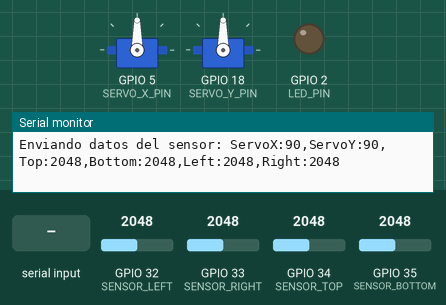
Bench run of a sketch on a simulated ESP32. Shown: 2 × servo, output pins drawn as LEDs (lit = HIGH), the last lines printed to the serial monitor. The inputs (shaded band) are chosen by the test bench; at power-on: GPIO 32 (SENSOR_LEFT) = 2048, GPIO 34 (SENSOR_TOP) = 2048, GPIO 33 (SENSOR_RIGHT) = 2048, GPIO 35 (SENSOR_BOTTOM) = 2048. Nothing arrives over Bluetooth unless stated.

Above: at 10.2 s.
10.3 s: "SERVO:,45\n" received over the second serial link
At 11.4 s:
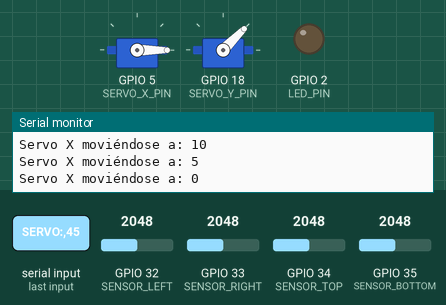
12.1 s: "AUTO,1\n" received over the second serial link
At 13.0 s:
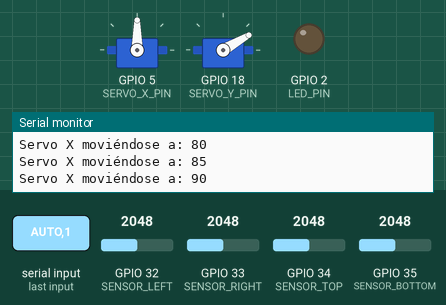
13.9 s: GPIO 32 (SENSOR_LEFT) set to 2540
At 15.2 s:
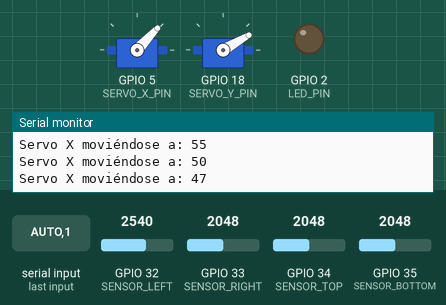
15.5 s: GPIO 34 (SENSOR_TOP) set to 2540
At 16.5 s:
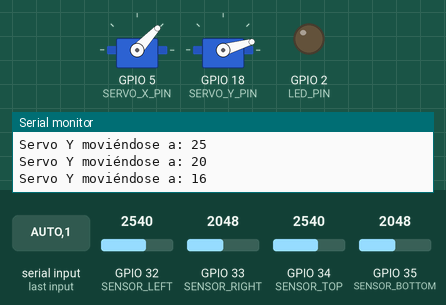
17.0 s: GPIO 33 (SENSOR_RIGHT) set to 2540
At 17.6 s:
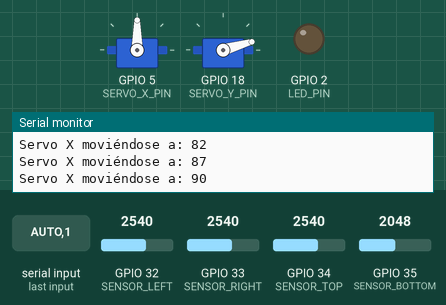
18.6 s: GPIO 35 (SENSOR_BOTTOM) set to 2866
At 19.0 s:
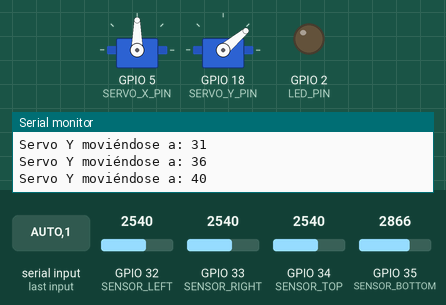
Timing chart, 0 to 21.1 s (numbered marks = the images above; inputs shaded):
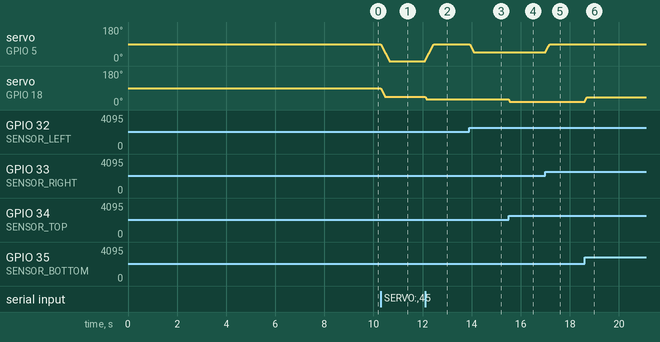

The sketch:

Bluetooth_esp32_V4.ino
```cpp
#include "BluetoothSerial.h"  // Librería para Bluetooth Serial
#include <ESP32Servo.h> // Bliblioteca para los servomotores

// Crea objetos Servo para cada uno
Servo servoX;
Servo servoY;
// Configuración de la conexión Bluetooth
BluetoothSerial SerialBT;
const char* DEVICE_NAME = "ESP32_ROOT"; // Nombre del dispositivo Bluetooth (puedes cambiarlo)
// Configuración del LED integrado
const int LED_PIN = 2; // Pin del LED integrado en la mayoría de los ESP32
// Variables globales
bool isLedOn = false; // Estado del LED
unsigned long lastSendTime = 0; // Para controlar el intervalo de envío de datos
const unsigned long sendInterval = 5000; // Intervalo de 5 segundos para enviar datos

// Define los pines para los servos
const int SERVO_X_PIN = 5;
const int SERVO_Y_PIN = 18;
const int SERVO_X_MIN = 0;
const int SERVO_X_MAX = 180;
const int SERVO_Y_MIN = 60;   // Límite inferior para evitar tocar el suelo
const int SERVO_Y_MAX = 120;  // Límite superior vertical

// Sensores de luz (ajusta los pines según tu conexión)
const int SENSOR_TOP = 34;
const int SENSOR_BOTTOM = 35;
const int SENSOR_LEFT = 32;
const int SENSOR_RIGHT = 33;

int top = 0;
int bottom = 0;
int left = 0;
int right = 0;

// Variables globales para almacenar los valores de los servos y la hora
int currentServoX = 90; // Posición inicial (90°)
int currentServoY = 90;
String currentTime = "00:00:00"; // Hora actual
int previousServoX = 90; // Almacena el valor anterior del servo X
int previousServoY = 90; // Almacena el valor anterior del servo Y
unsigned long lastUpdateTime = 0; // Tiempo de la última actualización
const unsigned long updateInterval = 3000; // Intervalo en milisegundos (ajústalo según lo necesites)
int tempServoX = 90; // Valores temporales para el joystick
int tempServoY = 90;

// Variables de control
bool automaticMode = false;

//variables para interpolación
float targetServoX = 90.0; // Meta interpolada para el servo X
float targetServoY = 90.0; // Meta interpolada para el servo Y
const float servoSpeed = 5.0; // Velocidad máxima de movimiento en grados por actualización

// Prototipos de funciones (para una estructura más organizada y escalable)
void setupBluetooth();
void handleReceivedData(String data);
void toggleLed(bool state);
void moveServoSmoothly(); //función para mover los servos suavemente

void setup() {
  delay(3000); // Pausa de 500 ms
  // put your setup code here, to run once:
  Serial.begin(115200);  // Inicialización del puerto serie para debug
  Serial.println("Iniciando...");  // Agrega un mensaje para verificar que el código llegó aquí
  delay(3000); // Pausa de 500 ms
  pinMode(LED_PIN, OUTPUT); // Configuración del pin del LED como salida
  pinMode(SENSOR_TOP, INPUT);
  pinMode(SENSOR_BOTTOM, INPUT);
  pinMode(SENSOR_LEFT, INPUT);
  pinMode(SENSOR_RIGHT, INPUT);

  setupBluetooth(); // Configuración del Bluetooth

  // Adjunta los servos a sus pines
  // Configurar los servos
  servoX.attach(SERVO_X_PIN); // Valores típicos de PWM: 500-2400 microsegundos
  servoY.attach(SERVO_Y_PIN);
  delay(3000); // Pausa de 500 ms
  // Posicionar los servos en el centro al inicio
  Serial.println(SERVO_X_PIN);
  servoX.write(90);
  servoY.write(90);// Pone el servo 2 en la posición media (90 grados)
  Serial.println("ESP32 listo para controlar servos.");
  Serial.println(">>>ESP32 listo para recibir comandos por Bluetooth!<<<");
}

void loop() {
  // put your main code here, to run repeatedly:
  // Revisión de si hay datos recibidos por Bluetooth
    if (SerialBT.available()) {
        String receivedData = SerialBT.readStringUntil('\n'); // Lee hasta nueva línea
        Serial.print("Comando recibido: ");
        Serial.println(receivedData);

        // Procesa el comando recibido
        handleReceivedData(receivedData);
    }
  if (automaticMode) {
    followLight(); // Lógica de seguimiento de luz
  }
    //Enviar datos simulados de sensor cada intervalo
  if (millis() - lastSendTime >= sendInterval) {
    lastSendTime = millis();
    // Leer valores actuales de los sensores de luz
    top = analogRead(SENSOR_TOP);
    bottom = analogRead(SENSOR_BOTTOM);
    left = analogRead(SENSOR_LEFT);
    right = analogRead(SENSOR_RIGHT);

    // Formatear los datos como cadena
    String dataMessage =
        "ServoX:" + String(currentServoX) +
        ",ServoY:" + String(currentServoY) +
        ",Top:" + String(top) +
        ",Bottom:" + String(bottom) +
        ",Left:" + String(left) +
        ",Right:" + String(right);

    SerialBT.println(dataMessage);
    Serial.print("Enviando datos del sensor: ");
    Serial.println(dataMessage);
  }
  //--------------------------------------------------------
  // Llamar a la nueva función para mover los servos suavemente
  moveServoSmoothly();
  // Pausa para evitar saturar el monitor serie
  delay(20); // Intervalo reducido para movimiento más suave
}
// Función para seguir la fuente de luz
// =============================================
// FUNCIÓN PRINCIPAL DE SEGUIMIENTO
// =============================================
void followLight() {
  // Zonas activas (ajustar según tus sensores)
  const int umbralOscuro = 2500; // Valor alto = sombra
  const int umbralClaro  = 1500; // Valor bajo = luz

  // Definición de posiciones para el servo Y:
  // Cuando el TOP ve sombra, se mueve completamente (posición 0°).
  // Cuando el BOTTOM ve sombra, se mueve sólo hasta un límite (posición 60°).
  const int posCompletaTop     = 0;   // Movimiento completo hacia el lado opuesto al TOP
  const int posLimitadaBottom  = 60;  // Límite cuando el BOTTOM tiene sombra

  // Leer sensores
  top    = analogRead(SENSOR_TOP);
  bottom = analogRead(SENSOR_BOTTOM);
  right  = analogRead(SENSOR_RIGHT);
  left   = analogRead(SENSOR_LEFT);

  // Lógica para el eje Y (vertical):
  if (top > umbralOscuro && bottom < umbralClaro) {
    // Caso: TOP ve sombra y BOTTOM luz.
    // Se mueve completamente hacia el lado opuesto (0°).
    targetServoY = posCompletaTop;
  } else if (top < umbralClaro && bottom > umbralOscuro) {
    // Caso: BOTTOM ve sombra y TOP luz.
    // Se mueve solo hasta el límite (60°).
    targetServoY = posLimitadaBottom;
  } else {
    // Caso intermedio: se calcula un ángulo entre 0° y 60°.
    // Cuando la diferencia (top - bottom) es alta (más sombra en TOP),
    // se acerca a 0°; cuando es baja (más sombra en BOTTOM),
    // se acerca a 60°.
    targetServoY = map(top - bottom, -1023, 1023, posLimitadaBottom, posCompletaTop);
    targetServoY = constrain(targetServoY, posCompletaTop, posLimitadaBottom);
  }

  // Lógica para el eje X (horizontal):
  // Se mueve en dirección opuesta a la sombra:
  if (right > umbralOscuro && left < umbralClaro) {
    targetServoX = 175;
  } else if (left > umbralOscuro && right < umbralClaro) {
    targetServoX = 5;
  } else {
    targetServoX = map(left - right, -1023, 1023, 180, 0);
    targetServoX = constrain(targetServoX, 0, 180);
  }
}


// Nueva función para mover los servos suavemente
void moveServoSmoothly() {
  // Interpolación gradual hacia las metas de los servos
  if (abs(targetServoX - currentServoX) > 0.5) {
    if (targetServoX > currentServoX) {
      currentServoX += servoSpeed;
      if (currentServoX > targetServoX) currentServoX = targetServoX;
    } else {
      currentServoX -= servoSpeed;
      if (currentServoX < targetServoX) currentServoX = targetServoX;
    }
    servoX.write(currentServoX);
    Serial.print("Servo X moviéndose a: ");
    Serial.println(currentServoX);
  }

  if (abs(targetServoY - currentServoY) > 0.5) {
    if (targetServoY > currentServoY) {
      currentServoY += servoSpeed;
      if (currentServoY > targetServoY) currentServoY = targetServoY;
    } else {
      currentServoY -= servoSpeed;
      if (currentServoY < targetServoY) currentServoY = targetServoY;
    }
    servoY.write(currentServoY);
    Serial.print("Servo Y moviéndose a: ");
    Serial.println(currentServoY);
  }
}
// Función para configurar Bluetooth
void setupBluetooth() {
  Serial.println("Iniciando Bluetooth...");
    if (!SerialBT.begin(DEVICE_NAME)) {
        Serial.println("Error al iniciar Bluetooth");
        while (1); // Si hay error, se queda en un bucle infinito
    }
    Serial.print("Bluetooth iniciado como: ");
    Serial.println(DEVICE_NAME);
}
// Función para manejar los datos recibidos por Bluetooth
void handleReceivedData(String data) {
    data.trim(); // Elimina espacios y saltos de línea extra

    if (data.startsWith("AUTO")) {
      automaticMode = true;
      SerialBT.println("Modo automático activado");
    }
    else if (data.startsWith("MANUAL")) {
      automaticMode = false;
      SerialBT.println("Modo manual activado");
    }
    // Comandos básicos para controlar el LED
    else if (data == "LED_ON") {
        toggleLed(true);
        SerialBT.println("LED encendido");
    }
    else if (data == "LED_OFF") {
        toggleLed(false);
        SerialBT.println("LED apagado");
    }

  // El formato del comando esperado: "SERVO:X,Y"
  if (data.startsWith("SERVO:")) {
    if (automaticMode) {
      SerialBT.println("Error: En modo automático. Usa 'manual' primero.");
      return;
    }
    // Extraer las posiciones X e Y del comando
    int commaIndex = data.indexOf(',');
    if (commaIndex != -1) {
      String xValue = data.substring(6, commaIndex);
      String yValue = data.substring(commaIndex + 1);

      // Convertir las posiciones a enteros
      int newServoX = xValue.toInt();
      int newServoY = yValue.toInt();

      // Validar los rangos (0° a 180°)
        if (newServoX >= 0 && newServoX <= 180) {
            tempServoX = newServoX; // Almacena temporalmente el valor
            targetServoX = newServoX; // Actualiza la meta interpolada
        }
        if (newServoY >= 0 && newServoY <= 180) {
            tempServoY = newServoY; // Almacena temporalmente el valor
            targetServoY = newServoY; // Actualiza la meta interpolada
        }
    }
  }
    int timeIndex = data.indexOf("TIME:");
    // Procesar TIME
    if (timeIndex != -1) {
        String timeData = data.substring(timeIndex + 5);
        timeData.trim(); // Limpia directamente
        currentTime = timeData; // Actualiza la variable global
        Serial.print("Esp32: Hora recibida: ");
        Serial.println(currentTime);
    }
}
// Función para encender o apagar el LED
void toggleLed(bool state) {
    digitalWrite(LED_PIN, state ? HIGH : LOW);
    isLedOn = state;
    Serial.print("LED ");
    Serial.println(state ? "encendido" : "apagado");
}
// Función adicional para detener el Bluetooth (si lo necesitas)
void stopBluetooth() {
    SerialBT.end();
    Serial.println("Bluetooth detenido");
} 
```

Measured:
- after the input at 10.3 s, servo on GPIO 5 (SERVO_X_PIN): moves from 90° to 0° over 0.35 s, starting at once; servo on GPIO 18 (SERVO_Y_PIN): moves from 90° to 45° over 0.16 s, starting at once
- after the input at 12.1 s, servo on GPIO 5 (SERVO_X_PIN): moves from 0° to 90° over 0.35 s, starting at once; servo on GPIO 18 (SERVO_Y_PIN): 45° → 30° at once
- after the input at 13.9 s, servo on GPIO 5 (SERVO_X_PIN): moves from 90° to 47° over 0.17 s, starting at once
- after the input at 15.5 s, servo on GPIO 18 (SERVO_Y_PIN): 30° → 16° at once
- after the input at 17.0 s, servo on GPIO 5 (SERVO_X_PIN): moves from 47° to 90° over 0.17 s, starting at once
- after the input at 18.6 s, servo on GPIO 18 (SERVO_Y_PIN): 16° → 40° at once
